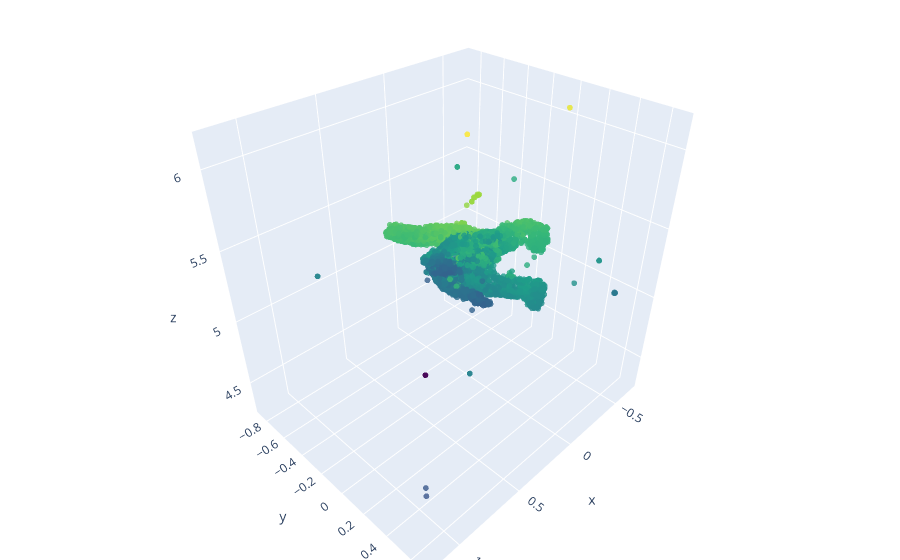

Notebook code cell kept with this figure:
### Code cell
import plotly.graph_objects as go

def plot_model(points3d_with_views):
    # Extract the 3D points from points3d_with_views
    pts_cloud = np.array([pt3.point3d[0] for pt3 in points3d_with_views if np.abs(pt3.point3d[0]).sum() < 200])

    # Assuming points_3D is your array of 3D points
    x = pts_cloud[:, 0]
    y = pts_cloud[:, 1]
    z = pts_cloud[:, 2]

    fig = go.Figure(data=[go.Scatter3d(
        x=x,
        y=y,
        z=z,
        mode='markers',
        marker=dict(
            size=2,
            color=z,                # set color to an array/list of desired values
            colorscale='Viridis',   # choose a colorscale
            opacity=0.8
        )
    )])

    # tight layout
    fig.update_layout(margin=dict(l=0, r=0, b=0, t=0))
    fig.show()
plot_model(points3d_with_views)

### Figure 1 — Plotly figure (JSON) as saved in the notebook; plotly's stock layout.template omitted (floating-point values rounded to 4 significant figures; data arrays with more than 128 entries replaced by an {"elided": "..."} marker saying what was removed)
{"data": [{"marker": {"color": {"elided": "7628 float values"}, "colorscale": [[0, "#440154"], [0.1111, "#482878"], [0.2222, "#3e4989"], [0.3333, "#31688e"], [0.4444, "#26828e"], [0.5556, "#1f9e89"], [0.6667, "#35b779"], [0.7778, "#6ece58"], [0.8889, "#b5de2b"], [1, "#fde725"]], "opacity": 0.8, "size": 2}, "mode": "markers", "type": "scatter3d", "x": {"elided": "7628 float values"}, "y": {"elided": "7628 float values"}, "z": {"elided": "7628 float values"}}], "layout": {"margin": {"b": 0, "l": 0, "r": 0, "t": 0}}}
